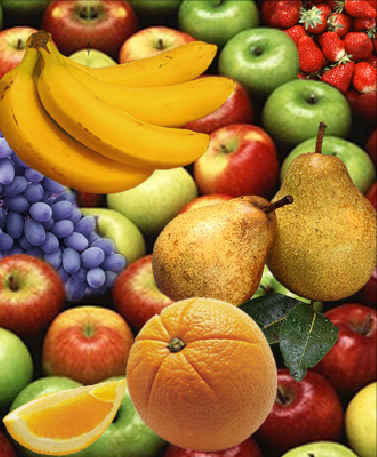
%> input picture Matlab/iki_resim_arasindaki_fark/fark1.bmp, 377 x 457 px
$ octave resim_farki.m   (GNU Octave 9; MATLAB toolbox functions it lacks are replaced by stand-ins)
%> lines starting %> are read from the running program, lines starting %| are printed output that depends on the picture; in (x1, y1, x2, y2) boxes, pixels count from 0 and x2, y2 are one past the last pixel; in counts of white or black regions, pixels touching at a corner belong together; the program's own positions count from 1
clear all; close all;

a=imread('fark1.bmp');
%> a is the input picture: size 457x377x3 uint8; mean R, G, B 161.5, 116.1, 50.1
b=imread('fark2.bmp');
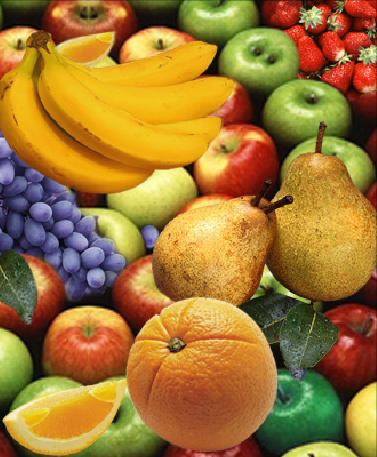
%> input picture Matlab/iki_resim_arasindaki_fark/fark2.bmp, 377 x 457 px
%> b is the input picture: size 457x377x3 uint8; mean R, G, B 159.3, 119.2, 51.6
a_gri = rgb2gray(a);
b_gri = rgb2gray(b);
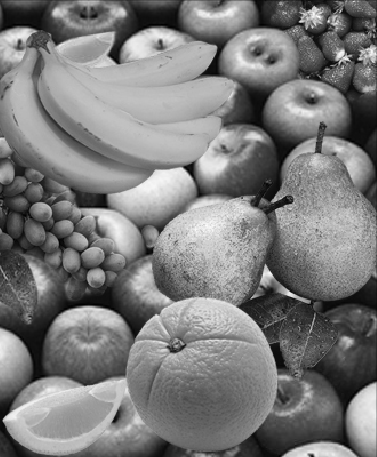
%> b_gri: size 457x377 uint8; min 0, max 253, mean 123.5


fark_gri= a_gri- b_gri;

fark_im = imabsdiff(a_gri(:,:),b_gri(:,:));
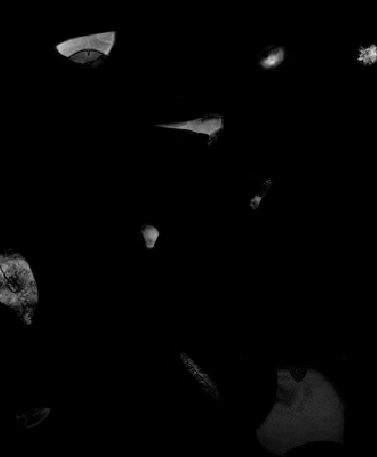
%> fark_im: size 457x377 uint8; min 0, max 222, mean 3.5
fark_imbw = im2bw(fark_im,0.15);
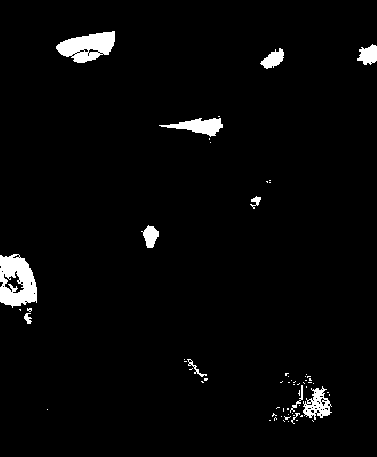
%> fark_imbw: size 457x377 logical; 2.9% white; 63 white regions (51 under 20 px), largest, box (x1, y1, x2, y2) and area: (0, 254, 37, 308) 1399, (56, 31, 115, 63) 1169, (159, 118, 223, 137) 589
bwarea = bwareaopen(fark_imbw,60);
bw = im2bw(bwarea);

red = a(:,:,1);
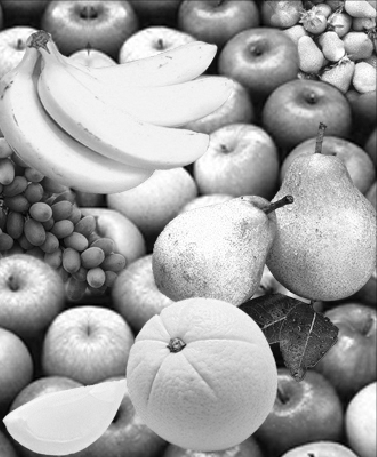
%> red: size 457x377 uint8; min 0, max 255, mean 161.5
green = a(:,:,2);
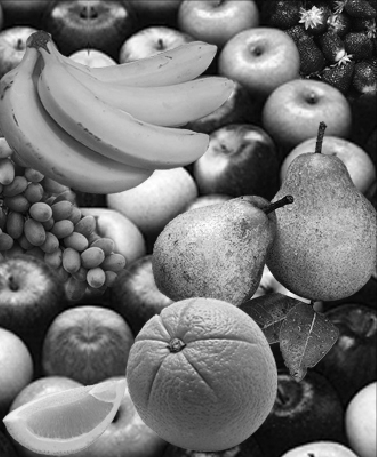
%> green: size 457x377 uint8; min 0, max 255, mean 116.1
blue = a(:,:,2);


fark_red = uint8(bw).*red;
fark_green = uint8(bw).*green;
fark_blue= uint8(bw).*blue;
rgb = cat(3,fark_red,fark_green,fark_blue);
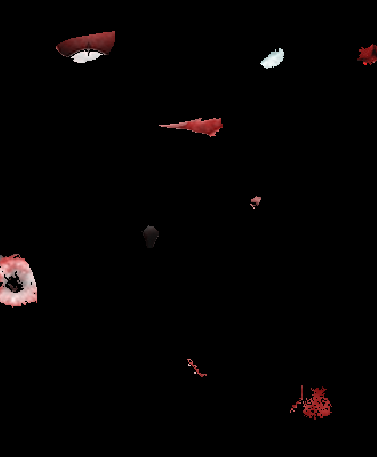
%> rgb: size 457x377x3 uint8; mean R, G, B 4.3, 2.6, 2.6

figure(1);
subplot(2,2,1); imshow(a); title('resim1');
subplot(2,2,2); imshow(b); title('resim2');
subplot(2,2,3); imshow(rgb); title('fark');
